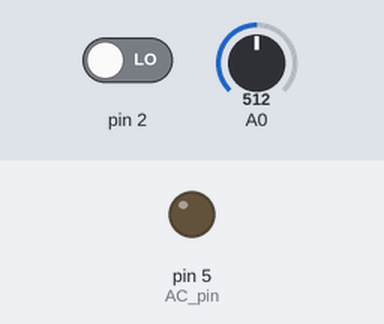
Bench run of a sketch on a simulated Arduino Uno, built with avr-gcc and run on an emulated ATmega328P. On the bench: output pins drawn as LEDs (lit = HIGH). The test bench sets the inputs (shaded band); at power-on: pin 2 LOW, A0 = 512.

Above: at 1.2 s.
1.3 s: pin 2 driven HIGH
At 1.7 s:
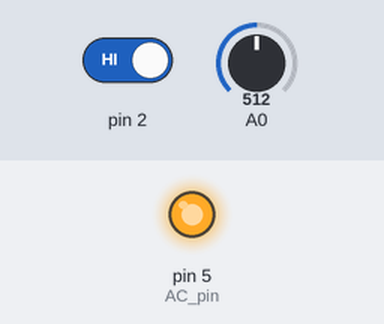
Timing chart, 0 to 4.3 s (numbered marks = the images above; inputs shaded):
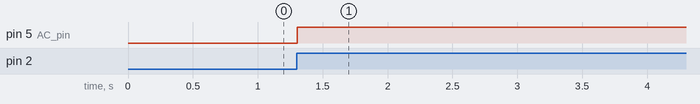

The sketch:

finalACIntensityControl.ino
```cpp
//decode_results results;
#include <SoftwareSerial.h>
#include <TimerOne.h>
SoftwareSerial BTserial(10, 11); // RX, TX

volatile int i=0;               // Variable to use as a counter
volatile boolean zero_cross=0;  // Boolean to store a "switch" to tell us if we have crossed zero
int AC_pin = 5;                 // Output to Opto Triac

int dim2 = 0;                   // led control
int dim = 128;                  // Dimming level (0-128)  0 = on, 128 = 0ff
int freqStep = 75;    // This is the delay-per-brightness step in microseconds.

void setup() {
  pinMode(AC_pin, OUTPUT);                          // Set the Triac pin as output
    BTserial.begin(9600);
    Serial.begin(9600);
  attachInterrupt(0, zero_cross_detect, RISING);    // Attach an Interupt to Pin 2 (interupt 0) for Zero Cross Detection
  Timer1.initialize(freqStep);                      // Initialize TimerOne library for the freq we need
  Timer1.attachInterrupt(dim_check, freqStep);
}

void zero_cross_detect()
{
  zero_cross = true;               // set the boolean to true to tell our dimming function that a zero cross has occured
  i=0;
  digitalWrite(AC_pin, LOW);
}
// Turn on the TRIAC at the appropriate time

void dim_check()
{
  if(zero_cross == true) {
    if(i>=dim) {
      digitalWrite(AC_pin, HIGH);  // turn on light
//      delayMicroseconds(10);
      i=0;  // reset time step counter
      zero_cross=false;    // reset zero cross detection
    }
    else {
      i++;  // increment time step counter
}}}


void translateIR(char a) // takes action based on IR code received
{
  switch(a)
  {
  case 'x':
    {
   Serial.println(a);
    if (dim<127)
   {
    dim = dim + 8;
    if (dim>127)
    {
      dim=128; // in vechiul sketch era 127
    }
    }}

    break;

  case 'y':
    {
    Serial.println(a);
      {
  if (dim>5)
  {
     dim = dim - 8;
  if (dim<0)
    {
      dim=0;  // in vechiul sketch era 1
    } }}}
    break;
  }}

void loop()
{
  dim = map(analogRead(A0), 0, 1023, 5, 124);

}
```

Measured:
- after the input at 1.3 s, pin 5 (AC_pin): LOW → HIGH at once
